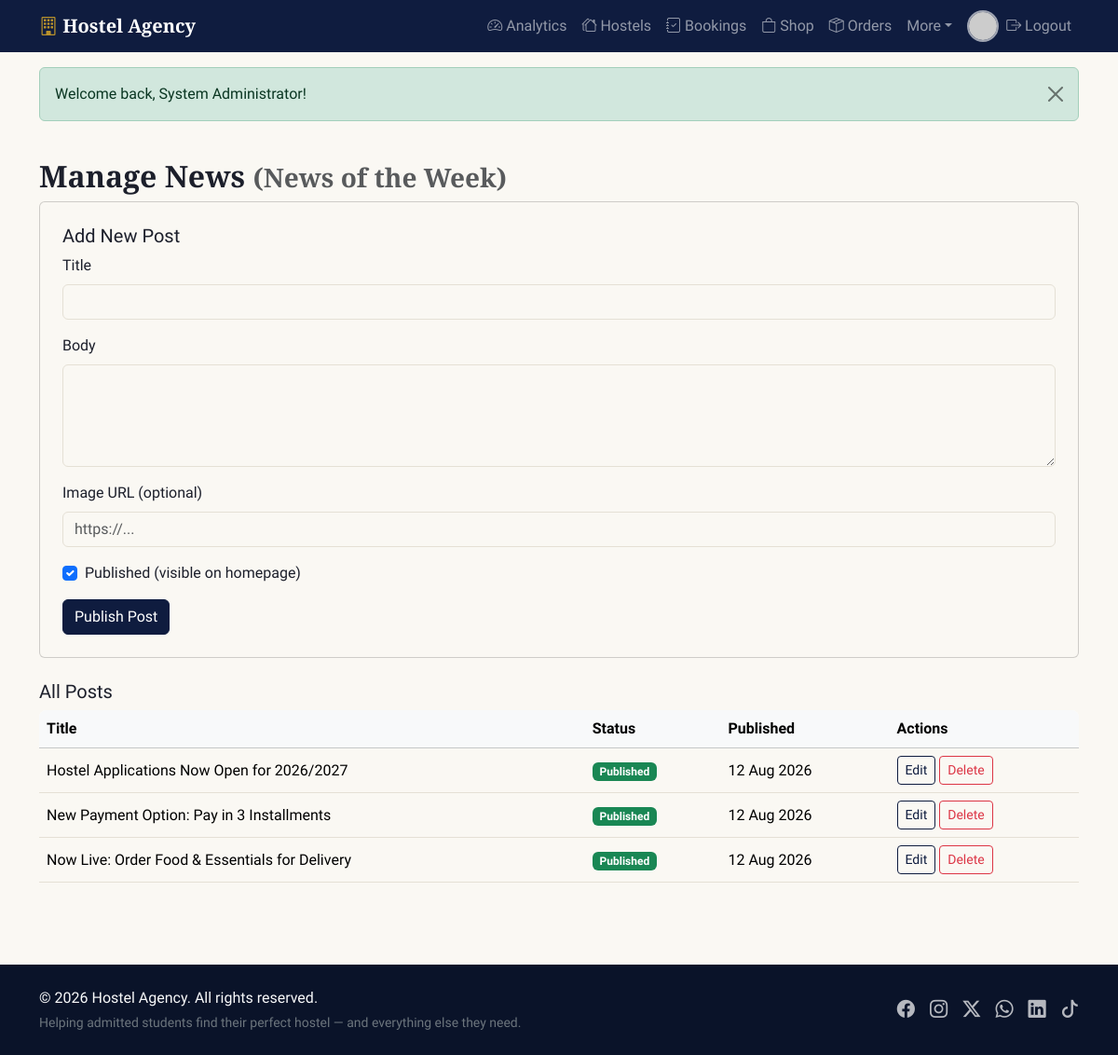
Page /admin/news.php (signed in) on the committed database.
### tables this page shows
CREATE TABLE `news_posts` (
  `id` int(11) NOT NULL,
  `title` varchar(200) NOT NULL,
  `body` text NOT NULL,
  `image` varchar(255) DEFAULT NULL,
  `is_published` tinyint(1) NOT NULL DEFAULT 1,
  `published_at` timestamp NOT NULL DEFAULT current_timestamp(),
  `created_by` int(11) DEFAULT NULL
);

### includes/functions.php (called while the page is built, shortened)
<?php
function h($str) {
    return htmlspecialchars($str ?? '', ENT_QUOTES, 'UTF-8');
}

### admin/news.php (the view, shortened to what this page needs)
<?php
require_once __DIR__ . '/../includes/functions.php';
$editing = null;
$posts = $pdo->query("SELECT * FROM news_posts ORDER BY published_at DESC")->fetchAll();
require __DIR__ . '/../includes/header.php';
?>
<div class="container py-4">
  <h2>Manage News <span class="text-muted small">(News of the Week)</span></h2>
  <div class="card p-4 mb-4">
    <h5><?= $editing ? 'Edit Post' : 'Add New Post' ?></h5>
    <form method="post">
      <div class="mb-3">
        <label class="form-label">Title</label>
        <input type="text" class="form-control" name="title" required value="<?= h($editing['title'] ?? '') ?>">
      </div>
      <div class="mb-3">
        <label class="form-label">Body</label>
        <textarea class="form-control" name="body" rows="4" required><?= h($editing['body'] ?? '') ?></textarea>
      </div>
      <div class="mb-3">
        <label class="form-label">Image URL (optional)</label>
        <input type="text" class="form-control" name="image" value="<?= h($editing['image'] ?? '') ?>" placeholder="https://...">
      </div>
      <div class="form-check mb-3">
        <input class="form-check-input" type="checkbox" name="is_published" id="is_published" <?= (!$editing || $editing['is_published']) ? 'checked' : '' ?>>
        <label class="form-check-label" for="is_published">Published (visible on homepage)</label>
      </div>
      <button class="btn btn-primary"><?= $editing ? 'Update' : 'Publish' ?> Post</button>
    </form>
  </div>
  <h5>All Posts</h5>
  <div class="table-responsive">
    <table class="table table-hover bg-white align-middle">
      <thead class="table-light"><tr><th>Title</th><th>Status</th><th>Published</th><th>Actions</th></tr></thead>
      <tbody>
        <?php foreach ($posts as $p): ?>
          <tr>
            <td><?= h($p['title']) ?></td>
            <td><span class="badge bg-<?= $p['is_published'] ? 'success' : 'secondary' ?>"><?= $p['is_published'] ? 'Published' : 'Draft' ?></span></td>
            <td><?= date('d M Y', strtotime($p['published_at'])) ?></td>
            <td>
              <a href="<?= BASE_URL ?>/admin/news.php?edit=<?= (int)$p['id'] ?>" class="btn btn-sm btn-outline-primary">Edit</a>
              <form method="post" class="d-inline" onsubmit="return confirm('Delete this post?');">
                <button class="btn btn-sm btn-outline-danger">Delete</button>
              </form>
            </td>
          </tr>
        <?php endforeach; ?>
      </tbody>
    </table>
  </div>
</div>
<?php require __DIR__ . '/../includes/footer.php'; ?>

### assets/css/style.css (style rules this page uses)
:root { --navy: #0f1c3f; --navy-dark: #0a1329; --navy-light: #24365f; --gold: #b8912c; --gold-dark: #97731f; --gold-light: #d9b95c; --cream: #faf8f3; --card-bg: #ffffff; --border-subtle: #e5e0d5; --text-dark: #1c1f2b; --text-muted: #6b7280; --bs-body-bg: var(--cream); --bs-body-color: var(--text-dark); --bs-border-color: var(--border-subtle); --bs-primary: var(--navy); --bs-primary-rgb: 15, 28, 63; --bs-warning: var(--gold); --bs-warning-rgb: 184, 145, 44; --bs-link-color: var(--navy); --bs-link-hover-color: var(--gold-dark); }
body { background-color: var(--cream); font-family: 'Source Sans 3', 'Segoe UI', Roboto, Arial, sans-serif; color: var(--text-dark); }
h1, h2, h3, h4, .navbar-brand { font-family: 'Playfair Display', Georgia, 'Times New Roman', serif; font-weight: 700; }
.btn-primary { background-color: var(--navy); border-color: var(--navy); }
.btn-outline-primary { color: var(--navy); border-color: var(--navy); }
.table-responsive { border-radius: 8px; overflow: hidden; }

### rows in the picture
news_posts: title "Hostel Applications Now Open for 2026/2027", is_published "Published", published_at "12 Aug 2026"
news_posts: title "New Payment Option: Pay in 3 Installments", is_published "Published", published_at "12 Aug 2026"
news_posts: title "Now Live: Order Food & Essentials for Delivery", is_published "Published", published_at "12 Aug 2026"

### other values in the picture
$flash['message'] "Welcome back, System Administrator!"
